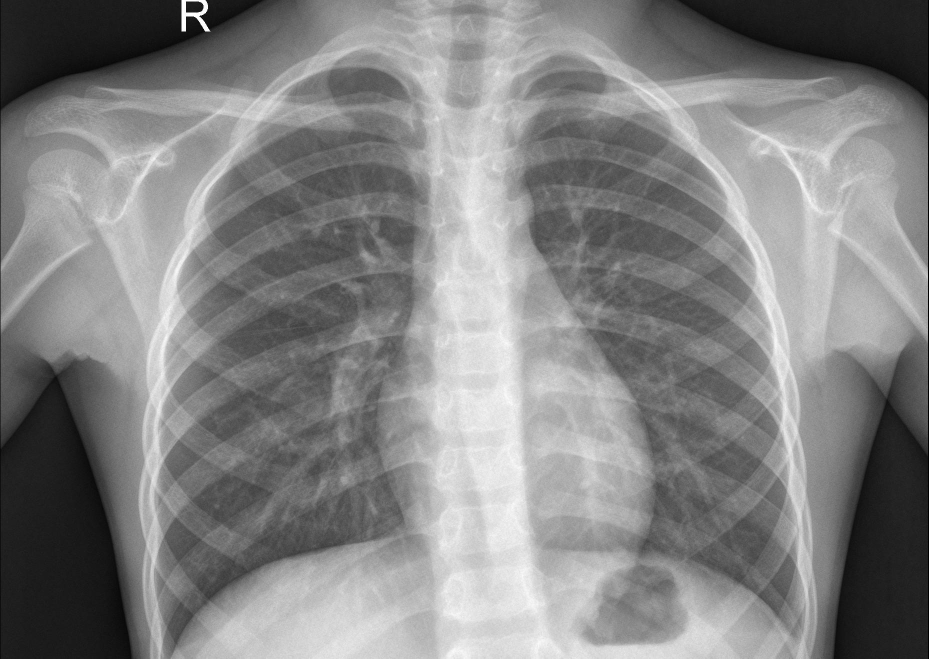
#> input picture chest_xray/test/NORMAL/IM-0001-0001.jpeg, 1857 x 1317 px, found by its file name (shown at 1/2 size); its folder holds only this picture in this run
$ jupyter execute dataset_Visualization.ipynb
#> lines starting #> are read from the running program, lines starting #| are printed output that depends on the picture
[cell 1]
import os
import matplotlib.pyplot as plt
import seaborn as sns
import numpy as np
from PIL import Image

[cell 2]
DATASET_PATH = r"D:\Pneumonia_Project\chest_xray\test"

[cell 3]
categories = [cat for cat in os.listdir(DATASET_PATH) if os.path.isdir(os.path.join(DATASET_PATH, cat))]
print("Categories:", categories)

[cell 4]
def load_images_from_category(category, num_images=5):
#> called with category = 'NORMAL', num_images = 5
    category_path = os.path.join(DATASET_PATH, category)
    image_files = [f for f in os.listdir(category_path) if f.lower().endswith(('.png', '.jpg', '.jpeg'))]
    selected_files = image_files[:num_images]
    return [Image.open(os.path.join(category_path, img)) for img in selected_files]

[cell 5]
fig, axes = plt.subplots(len(categories), 5, figsize=(15, 3 * len(categories)))

for i, category in enumerate(categories):
    images = load_images_from_category(category)
#> images = 1 item
    for j, img in enumerate(images):
        axes[i, j].imshow(img, cmap="gray")
        axes[i, j].axis("off")
        axes[i, j].set_title(category)
#> this loop made 1 pass
#> pass 2 of the loop `for i, category in enumerate(categories):`:
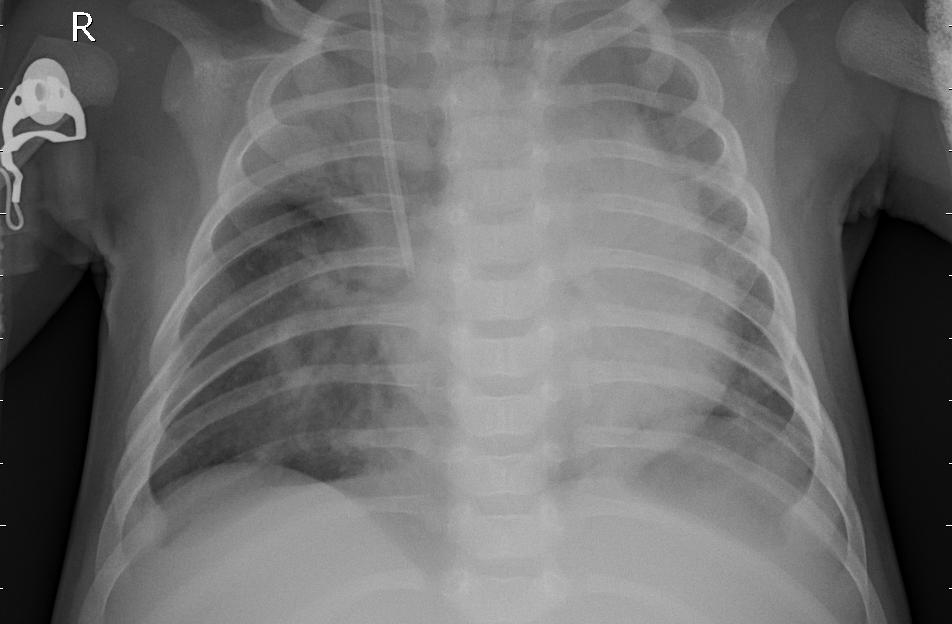
#> input picture chest_xray/test/PNEUMONIA/person100_bacteria_481.jpeg, 952 x 624 px, found by its file name
#> the loop `for j, img in enumerate(images):` made 1 pass

plt.suptitle("Sample Medical Images from Dataset", fontsize=16)
plt.tight_layout()
plt.show()
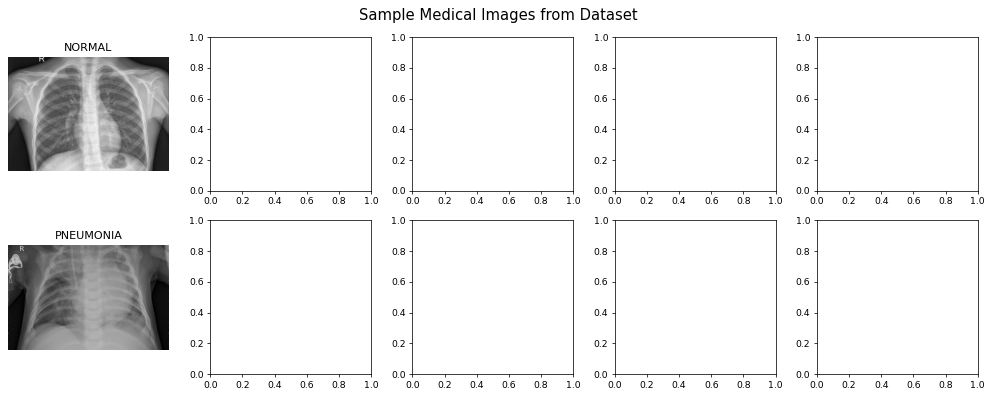
#> figure drawn by matplotlib, 2 panels

[cell 6]
category_counts = {category: len(os.listdir(os.path.join(DATASET_PATH, category))) for category in categories}
plt.figure(figsize=(10, 5))
sns.barplot(x=list(category_counts.keys()), y=list(category_counts.values()), palette="coolwarm")
plt.xticks(rotation=45)
plt.xlabel("Category")
plt.ylabel("Number of Images")
plt.title("Class Distribution in Medical Image Dataset")
plt.show()
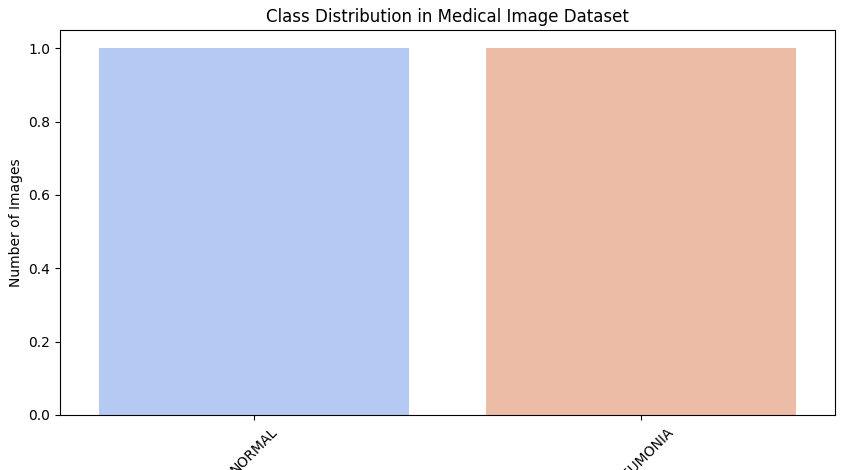
#> figure drawn by matplotlib, 1 panel

[cell 7]
import cv2

[cell 8]
def load_images_from_category(category, num_images=30, img_size=(256, 256)):
    """Load images from a given category, resize, and convert to grayscale."""
#> called with category = 'NORMAL', num_images = 30, img_size = (256, 256)
    category_path = os.path.join(DATASET_PATH, category)
    image_files = [f for f in os.listdir(category_path) if f.endswith(('.png', '.jpg', '.jpeg'))][:num_images]

    images = []
    for file in image_files:
        img_path = os.path.join(category_path, file)
        img = cv2.imread(img_path, cv2.IMREAD_GRAYSCALE)  # Read as grayscale
#> img is the input picture: shape (1317, 1857); min 0, max 255, mean 131
        img = cv2.resize(img, img_size)  # Resize for consistency
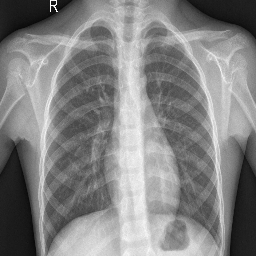
#> img: shape (256, 256); min 8, max 255, mean 131
        images.append(img)
    return images

plt.figure(figsize=(12, 5))

for category in categories:
    images = load_images_from_category(category, num_images=30)
    intensities = np.concatenate([img.flatten() for img in images])
    plt.hist(intensities, bins=50, alpha=0.5, label=category, density=True)  # Normalize for better comparison
#> pass 2 of the loop `for category in categories:`:
#> in load_images_from_category, img is the input picture: shape (624, 952); min 0, max 255, mean 108.1
#> in load_images_from_category (call 2), `img = cv2.resize(img, img_size)`:
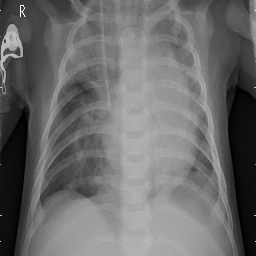
#> img: shape (256, 256); min 0, max 255, mean 108

plt.xlabel("Pixel Intensity (0-255)")
plt.ylabel("Density")
plt.title("Image Intensity Distribution (Histogram)")
plt.legend()
plt.show()
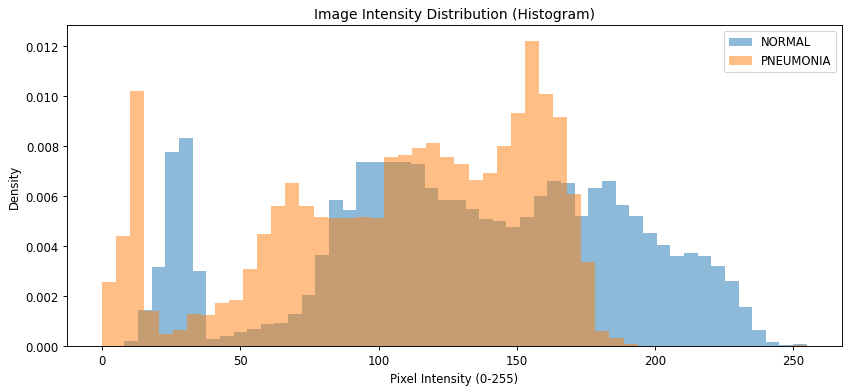
#> figure drawn by matplotlib, 1 panel; tallest bar 0.00835 high, from x = 27.76 to 32.7; tallest bar 0.0122 high, from x = 153 to 158.1

[cell 9]
for category in categories:
    images = load_images_from_category(category, num_images=50)
    avg_image = np.mean([np.array(img) for img in images], axis=0)

    plt.figure(figsize=(5, 5))
    plt.imshow(avg_image, cmap="jet", interpolation="nearest")
    plt.colorbar()
    plt.title(f"Average Image Heatmap ({category})")
    plt.axis("off")
    plt.show()
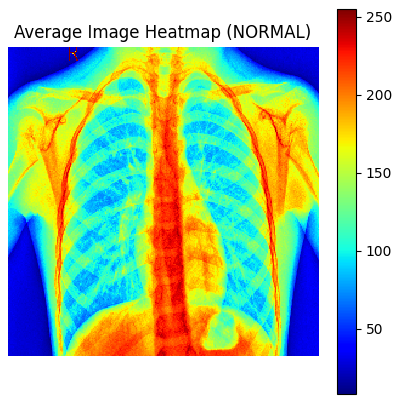
#> figure drawn by matplotlib, 2 panels
#> pass 2 of the loop `for category in categories:`:
#> `plt.show()`:
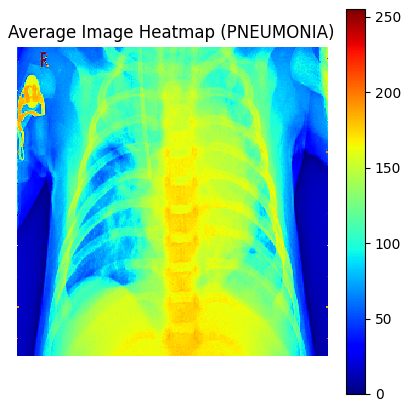
#> figure drawn by matplotlib, 2 panels

[cell 10]
plt.figure(figsize=(8, 6))
data = []
labels = []

for category in categories:
    images = load_images_from_category(category, num_images=30)
    all_intensities = np.concatenate([img.flatten() for img in images])

    data.append(all_intensities)
    labels.append(category)
#> pass 2 of the loop `for category in categories:`:

sns.boxplot(data=data)
plt.xticks(ticks=[0, 1], labels=labels)
plt.ylabel("Pixel Intensity (0-255)")
plt.title("Box Plot of Image Intensity Distribution")
plt.show()
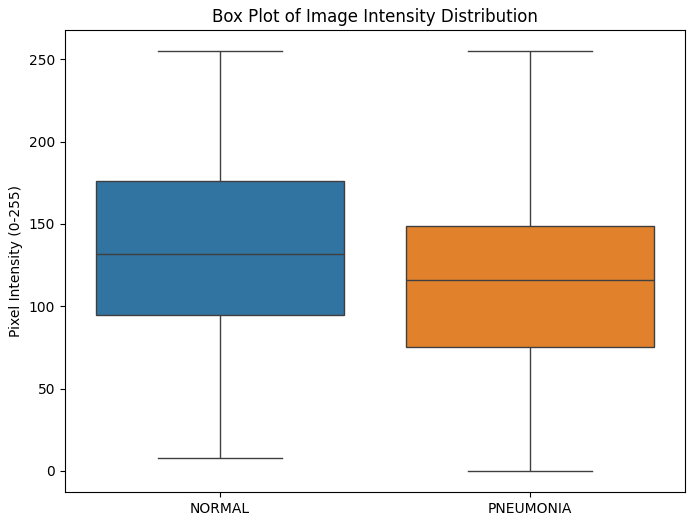
#> figure drawn by matplotlib, 1 panel

[cell 11]
def load_images_from_category(category, num_images=50):
    """Load images from a given category folder."""
#> called with category = 'NORMAL', num_images = 50
    DATASET_PATH = r"D:\Pneumonia_Project\chest_xray\test"
    image_folder = os.path.join(DATASET_PATH, category)
    image_files = os.listdir(image_folder)[:num_images]
    images = []

    for file in image_files:
        img_path = os.path.join(image_folder, file)
        try:
            img = Image.open(img_path).convert("RGB")
#> img: PIL image 1857x1317 RGB
            images.append(img)
        except Exception as e:
            print(f"Error loading {img_path}: {e}")

    return images

categories = ["NORMAL", "PNEUMONIA"]
aspect_ratios = []

for category in categories:
    images = load_images_from_category(category, num_images=50)
    for img in images:
        if isinstance(img, Image.Image):  # Check if img is a valid PIL image
            width, height = img.size
            aspect_ratios.append(width / height)
#> this loop made 1 pass
#> after the loop, aspect_ratios = [1.41]
#> pass 2 of the loop `for category in categories:`:
#> the loop `for img in images:` made 1 pass
#> (width, height) on pass 1: (952, 624)
#> after the loop `for img in images:`: aspect_ratios = [1.41, 1.53]

plt.figure(figsize=(8, 5))
sns.histplot(aspect_ratios, kde=True, bins=30, color="purple")
plt.xlabel("Aspect Ratio (Width / Height)")
plt.ylabel("Frequency")
plt.title("Aspect Ratio Distribution of Medical Images")
plt.show()
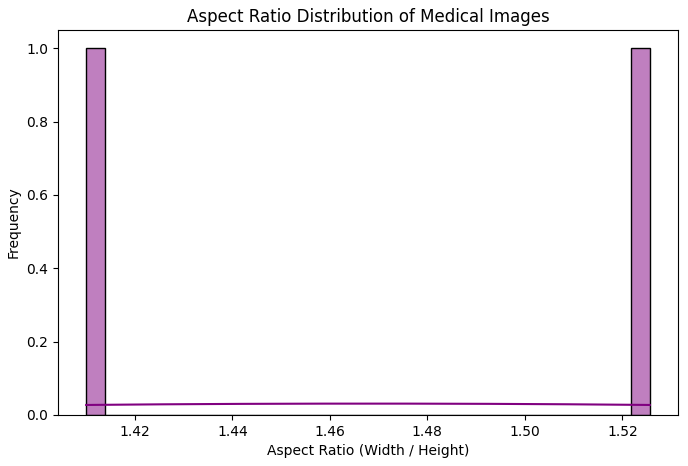
#> figure drawn by matplotlib, 1 panel; curve peaks at x = 1.47, y = 0.0311
